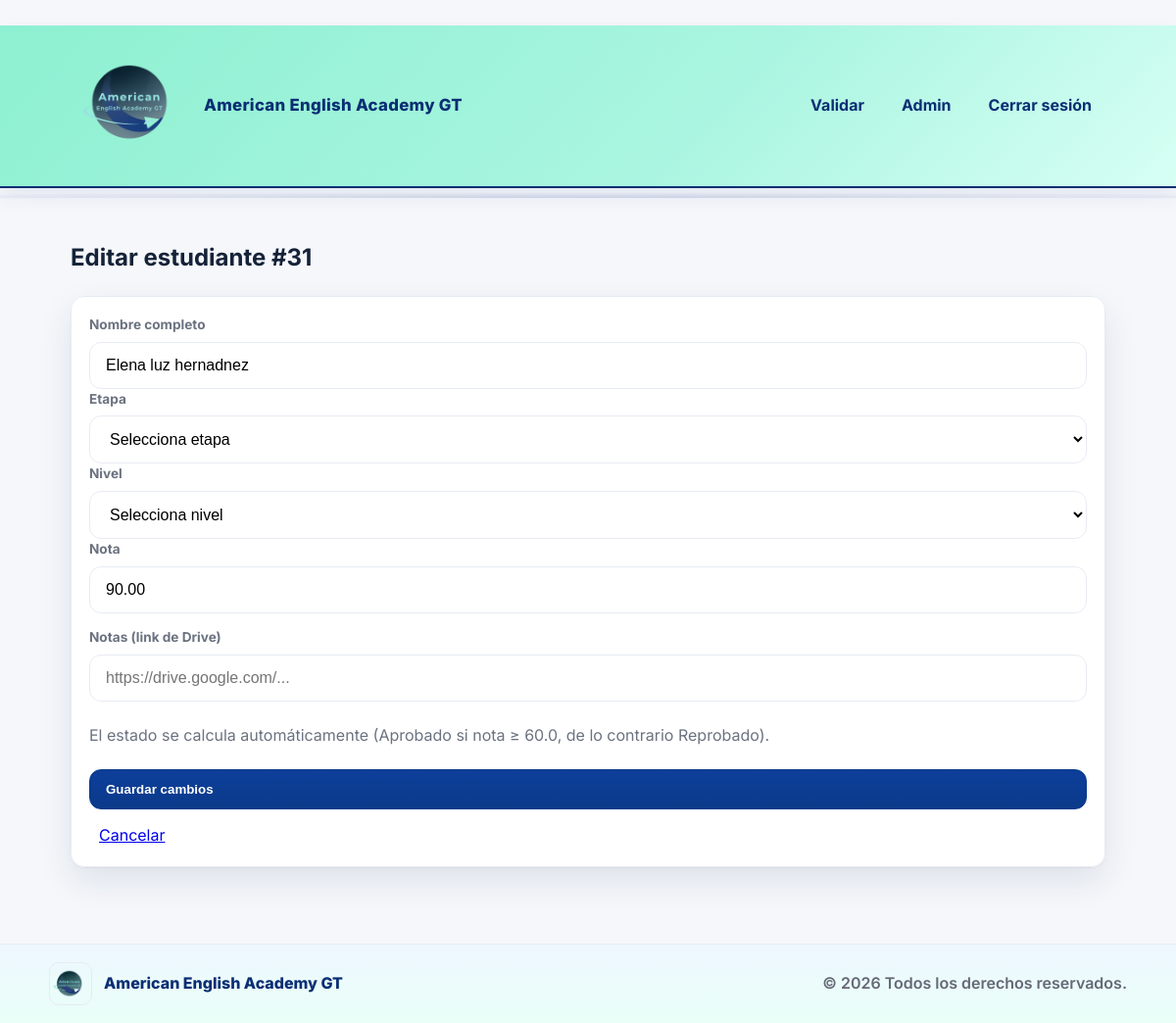
Page /admin/editar/31 (signed in) on the committed database.
### tables this page shows
CREATE TABLE estudiantes(
          id INTEGER PRIMARY KEY AUTOINCREMENT,
          token TEXT UNIQUE NOT NULL,
          nombre TEXT NOT NULL,
          curso TEXT NOT NULL,
          nota REAL NOT NULL,
          estado TEXT CHECK(estado IN ('Aprobado','Reprobado')) NOT NULL,
          creado_en TEXT NOT NULL
        , columna TEXT, notas TEXT, programa TEXT);

### app.py (the view, shortened to what this page needs)
@app.route("/admin/editar/<int:id>", methods=["GET","POST"])
@login_required
@role_required("admin", "subadmin")
def editar_estudiante(id):
    with conn() as c:
        e = c.execute("SELECT * FROM estudiantes WHERE id=?", (id,)).fetchone()
    if not e:
        abort(404)
    etapa_val, nivel_val = "", ""
    if " - " in e["curso"]:
        etapa_val, nivel_val = e["curso"].split(" - ", 1)
    return render_template("editar.html", est=e, etapa_val=etapa_val, nivel_val=nivel_val)

### app.py (called while the page is built)
@app.context_processor
def inject_user():
    return {
        "current_user": session.get("user"),
        "PASSING_GRADE": PASSING_GRADE,
        "ETAPAS": ETAPAS,
        "YEAR": datetime.now().year,   # <-- año dinámico para footer
    }

def conn():
    c = sqlite3.connect(DB_PATH)
    c.row_factory = sqlite3.Row
    c.create_function("strip_accents", 1, strip_accents_py)
    return c

def login_required(view):
    @wraps(view)
    def wrapper(*args, **kwargs):
        user = session.get("user")
        if not user:
            return redirect(url_for("login", next=request.path))
        return view(*args, **kwargs)
    return wrapper

def role_required(*roles):
    def decorator(view):
        @wraps(view)
        def wrapper(*args, **kwargs):
            user = session.get("user")
            if not isinstance(user, dict):
                session.clear()
                flash("Sesión inválida. Inicia sesión nuevamente.", "error")
                return redirect(url_for("login"))
            if user.get("rol") not in roles:
                flash("permiso_denegado", "modal")
                return redirect(url_for("admin"))
            return view(*args, **kwargs)
        return wrapper
    return decorator

@app.context_processor
def inject_user():
    return {"current_user": session.get("user"),
            "PASSING_GRADE": PASSING_GRADE,
            "ETAPAS": ETAPAS}

@app.context_processor
def inject_user():
    return {"current_user": session.get("user"),
            "PASSING_GRADE": PASSING_GRADE,
            "ETAPAS": ETAPAS}

### templates/editar.html (shortened to what this page needs)
{% extends "base.html" %}
{% block content %}
<h2>Editar estudiante #{{ est.id }}</h2>
<form class="card form" method="post">
  <div class="grid two">
    <label class="field">
      <span>Nombre completo</span>
      <input name="nombre" value="{{ est.nombre }}" required />
    </label>
    <label class="field">
      <span>Etapa</span>
      <select name="etapa" id="etapa_edit" required>
        <option value="">Selecciona etapa</option>
      </select>
    </label>
    <label class="field">
      <span>Nivel</span>
      <select name="nivel" id="nivel_edit" required>
        <option value="">Selecciona nivel</option>
      </select>
    </label>
    <label class="field">
      <span>Nota</span>
      <input name="nota" type="number" step="0.01" min="0" max="100"
             value="{{ '%.2f'|format(est.nota) }}" required />
    </label>
  </div>
  <div class="field">
  <span>Notas (link de Drive)</span>
  <input class="input" type="url" name="notas"
         value="{{ est.notas or '' }}" placeholder="https://drive.google.com/..." />
</div>
  <div style="margin:8px 0;color:var(--muted);">
    El estado se calcula automáticamente (Aprobado si nota ≥ {{ PASSING_GRADE }}, de lo contrario Reprobado).
  </div>
  <button class="btn btn-primary">Guardar cambios</button>
  <a href="{{ url_for('admin') }}" class="link" style="margin-left:10px;">Cancelar</a>
</form>
{% endblock %}

### static/style.css (style rules this page uses)
:root { --aqua:#8DF0D0; --aqua-2:#6FEAC5; --blue:#0A2E73; --blue-2:#0d3f9a; --bg:#f5f7fb; --card:#ffffff; --text:#152238; --muted:#6b7280; --border:#e7ebf3; --ok:#16a34a; --ok-ink:#0f8a46; --ok-bg:#e8fbf1; --bad:#dc2626; --bad-ink:#b91c1c; --bad-bg:#fde8e8; --radius:14px; --shadow:0 14px 34px rgba(19,35,70,.10), 0 1px 2px rgba(19,35,70,.05); --shadow-soft:0 10px 24px rgba(19,35,70,.08), 0 1px 2px rgba(19,35,70,.05); --focus:0 0 0 3px rgba(13,110,253,.28); }
* { box-sizing:border-box }
html,body { height:100% }
body { margin:0; background:var(--bg); color:var(--text); font-family:Inter, system-ui, -apple-system, Segoe UI, Roboto, Arial, "Noto Sans", sans-serif; line-height:1.6; }
.card { background:rgba(255,255,255,.92); backdrop-filter: blur(6px); border:1px solid var(--border); border-radius:var(--radius); box-shadow:var(--shadow); padding:18px; }
.btn { appearance:none; border-radius:12px; border:1px solid var(--border); padding:12px 16px; font-weight:800; text-decoration:none; display:inline-flex; align-items:center; gap:10px; cursor:pointer; transition:.18s ease; color:var(--text); background:#fff; }
.btn-primary { background: linear-gradient(180deg, var(--blue-2), #0b3a8a); color:#fff; border-color:#0b3a8a; }
.form { display:grid; gap:14px }
.field { display:grid; gap:6px }
.field > span { font-size:.85rem; color:var(--muted); font-weight:700 }
.input, .field input, .field select, .field textarea { width:100%; padding:14px 16px; border:1px solid var(--border); border-radius:12px; background:#fff; outline:none; font-size:1rem }
body::before { content: ""; position: fixed; inset: 0; background: url("https://www.toptal.com/designers/subtlepatterns/uploads/dot-grid.png"); opacity: 0.08; pointer-events: none; z-index: -1; }

### rows in the picture
estudiantes: id "31", nombre "Elena luz hernadnez", nota "90.00"

### other values in the picture
{{ PASSING_GRADE }} "60.0"
